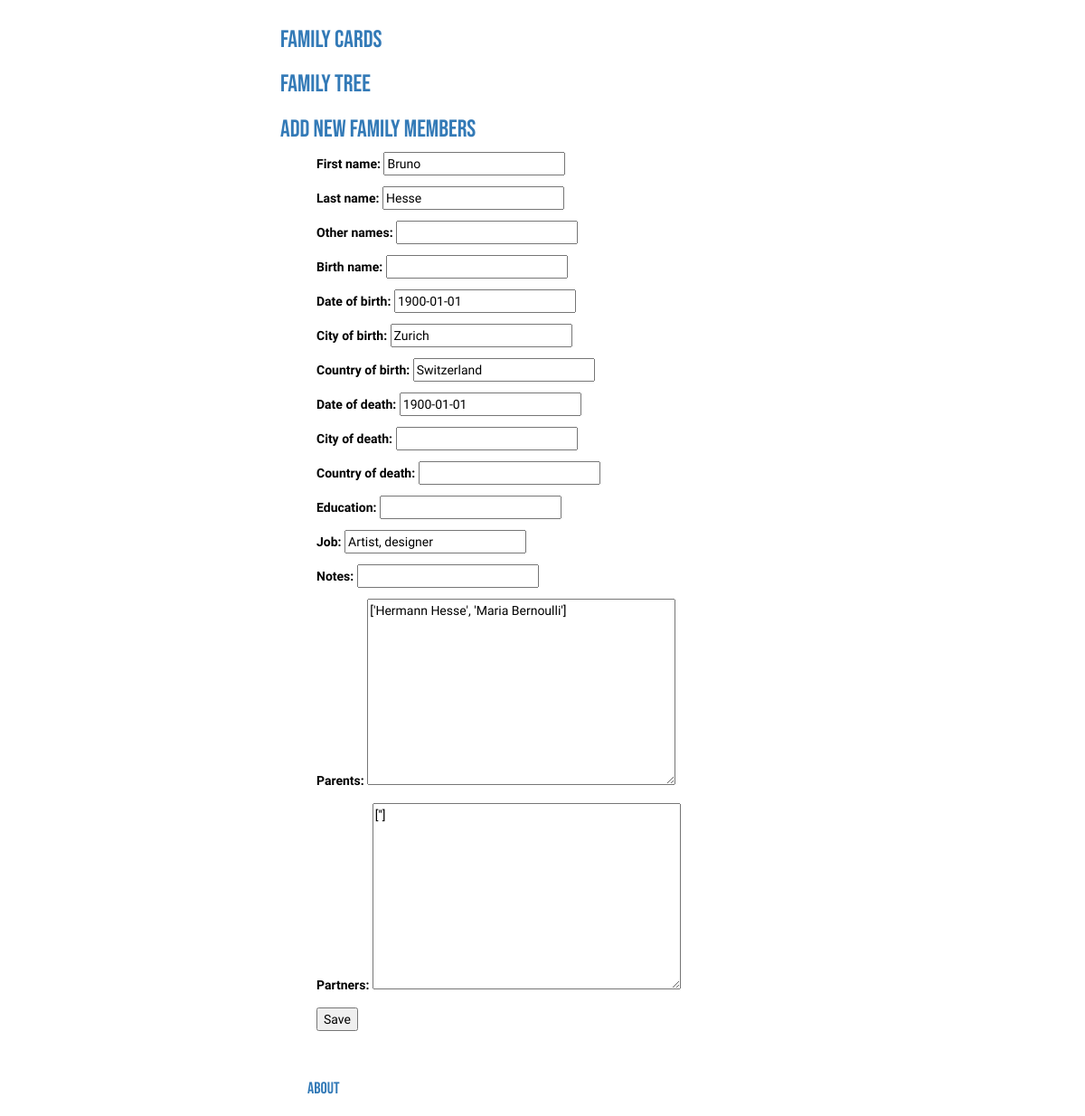
The app's page /member/bruno_hesse_1900-01-01-000000/edit with its own data.
### familycards/models.py (models this page shows, shortened)
class FamilyMember(models.Model):
    first_name = models.CharField(max_length=200)
    last_name = models.CharField(max_length=200)
    other_names = models.CharField(max_length=200)
    birth_name = models.CharField(max_length=200)
    slug = models.SlugField(max_length=100, unique=True)
    date_of_birth = models.DateField()
    city_of_birth = models.CharField(max_length=200)
    country_of_birth = models.CharField(max_length=200)
    date_of_death = models.DateField()
    city_of_death = models.CharField(max_length=200)
    country_of_death = models.CharField(max_length=200)
    education = models.CharField(max_length=200)
    job = models.CharField(max_length=200)
    notes = models.CharField(max_length=500)
    parents = MembersField()
    partners = MembersField()
    full_name = models.CharField(max_length=200)

### familycards/views.py (the view)
# urls.py: path('member/<slug>/edit', views.edit_member, name='edit_member'),
def edit_member(request, slug):
   member = get_object_or_404(FamilyMember, slug=slug)
   if request.method == "POST":
      form = UploadOnePerson(request.POST, instance=member)
      if form.is_valid():
         member = form.save(commit=False)
         member.parents = str(member.parents)
         member.partners = str(member.partners)
         member.save()
         context = {'member': member, 'slug': member.slug}
         return redirect('view_member', slug=member.slug)
   else:
      form = UploadOnePerson(instance=member)
   context = {'form': form, 'member':member}
   return render(request, 'familycards/edit_member.html', context)

### familycards/forms.py
class UploadOnePerson(forms.ModelForm):
    class Meta:
        model = FamilyMember
        fields = (
            'first_name',
            'last_name',
            'other_names',
            'birth_name',
            'date_of_birth',
            'city_of_birth',
            'country_of_birth',
            'date_of_death',
            'city_of_death',
            'country_of_death',
            'education',
            'job',
            'notes',
            'parents',
            'partners',
        )

### familycards/models.py (called while the page is built)
    def from_db_value(self, value, expression, connection):
        if value is None:
            return value
        return value.split(', ')

### familycards/templates/familycards/edit_member.html (shortened to what this page needs)
{% extends 'familycards/base.html' %}
{% block content %}
<div class="member-info">
    <form method="post" >
                        {{ form.as_p }}
                        <input type="submit" value="Save">
                 </form>
</div>
{% include 'familycards/footer.html' %}
{% endblock %}

### static/css/familycards.css (style rules this page uses)
.member-info { padding-left: 40px; color: #000000; font-family: 'Nanum Gothic Coding', monospace; }
body { margin: auto; width: 50%; padding: 10px; }

### records on screen
FamilyMember: first_name "Bruno", last_name "Hesse", date_of_birth "1900-01-01", city_of_birth "Zurich", country_of_birth "Switzerland", date_of_death "1900-01-01", job "Artist, designer", parents "['Hermann Hesse', 'Maria Bernoulli']", partners "['']"
